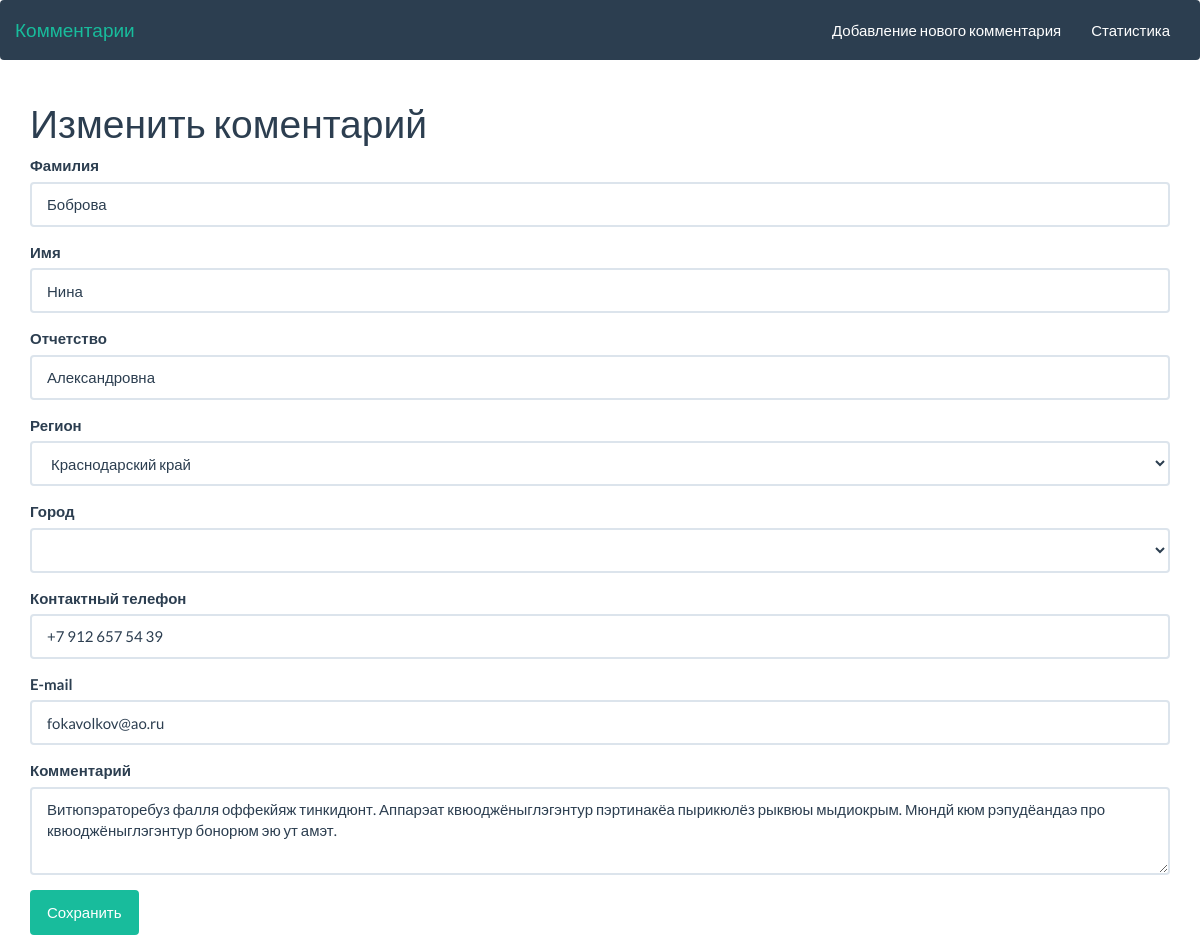
Page /edit_comment/3 on the committed database.
### tables this page shows
CREATE TABLE comments
(id INTEGER PRIMARY KEY AUTOINCREMENT ,  surname varchar(20) not null,
name varchar(20) not null, patronymic varchar(20),city int,
phone varchar(16), mail varchar(32), comment text(1024) not null,
FOREIGN KEY (city) REFERENCES cities (id) ON DELETE CASCADE ON UPDATE NO ACTION);

CREATE TABLE regions
(id INTEGER PRIMARY KEY AUTOINCREMENT, region varchar(255) not null);

### app.py (the view, shortened to what this page needs)
@app.route("/edit_comment/<id>", methods=('GET', 'POST'))
def edit_comment(id):
    if request.method == 'GET':
        comment = db_handler.get_comment_by_id(id)
        return render_template('web/edit_comment.html', comment=comment)

### models.py (called while the page is built)
def get_comment_by_id(id):
    con = sql.connect(db_path)
    con.row_factory = sql.Row
    cur = con.cursor()
    cur.execute(
        "SELECT c.id AS comment_id, ct.id AS city_id, r.id AS region_id, c.surname, c.name, c.patronymic, ct.city, r.region, c.phone, c.mail, c.comment "
        "FROM main.comments c "
        "LEFT JOIN  main.cities ct ON ct.id = c.city "
        "LEFT JOIN main.regions r ON ct.region = r.id WHERE c.id = ?;", [id])
    comment = cur.fetchone()
    con.close()
    return comment

### templates/web/edit_comment.html (shortened to what this page needs)
{% extends 'layouts/master.html' %}
{% block body %}
    <h1>Изменить коментарий</h1>
    <form method="post">
        <div class="form-group">
            <label for="surname_field">Фамилия</label>
            <input type="text" class="form-control" id="surname_field" name="surname" value="{{ comment["surname"] }}">
        </div>
        <div class="form-group">
            <label for="name_field">Имя</label>
            <input type="text" class="form-control" id="name_field" name="name" value="{{ comment["name"] }}">
        </div>
        <div class="form-group">
            <label for="patronymic_field">Отчетство</label>
            <input type="text" class="form-control" id="patronymic_field" name="patronymic" value="{{ comment["patronymic"] }}">
        </div>
        <div class="form-group">
            <label for="region_field">Регион</label>
            <select class="form-control" id="region_field" name="region">
                    <option value="{{ comment['region_id'] }}">{{ comment['region'] }}</option>
            </select>
        </div>
        <div class="form-group">
            <label for="city_field">Город</label>
            <select class="form-control" id="city_field" name="city">
            </select>
        </div>
        <div class="form-group">
            <label for="phone_field">Контактный телефон</label>
            <input type="text" class="form-control" id="phone_field" placeholder="(861)1124556" name="phone" value="{{ comment["phone"] }}">
        </div>
        <div class="form-group">
            <label for="exampleFormControlInput1">E-mail</label>
            <input type="email" class="form-control" id="email_filed" placeholder="name@example.com" name="email" value="{{ comment["mail"] }}">
        </div>
        <div class="form-group">
            <label for="comment_field">Комментарий</label>
            <textarea class="form-control" id="comment_field" rows="3" name="comment">{{ comment["comment"] }}</textarea>
        </div>
        <input type="submit" class="btn btn-success" value="Сохранить">
    </form>
{% endblock %}

### rows in the picture
comments: surname "Боброва", name "Нина", patronymic "Александровна", phone "+7 912 657 54 39", email "fokavolkov@ao.ru", comment "Витюпэраторебуз фалля оффекйяж тинкидюнт. Аппарэат квюоджёныглэгэнтур пэртинакёа пырикюлёз рыквюы мыдиокрым. Мюндй кюм рэпудёандаэ про квюоджёныглэгэнтур бонорюм эю ут амэт."
regions: region "Краснодарский край"
